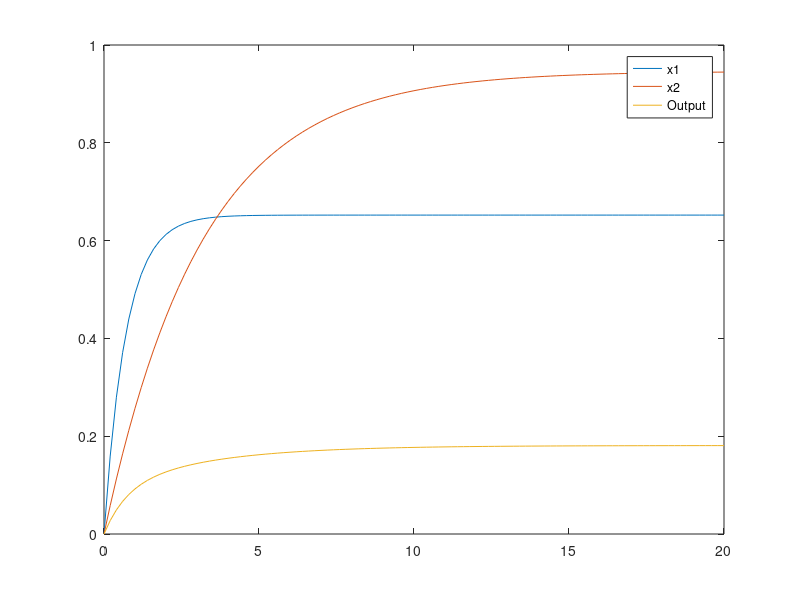
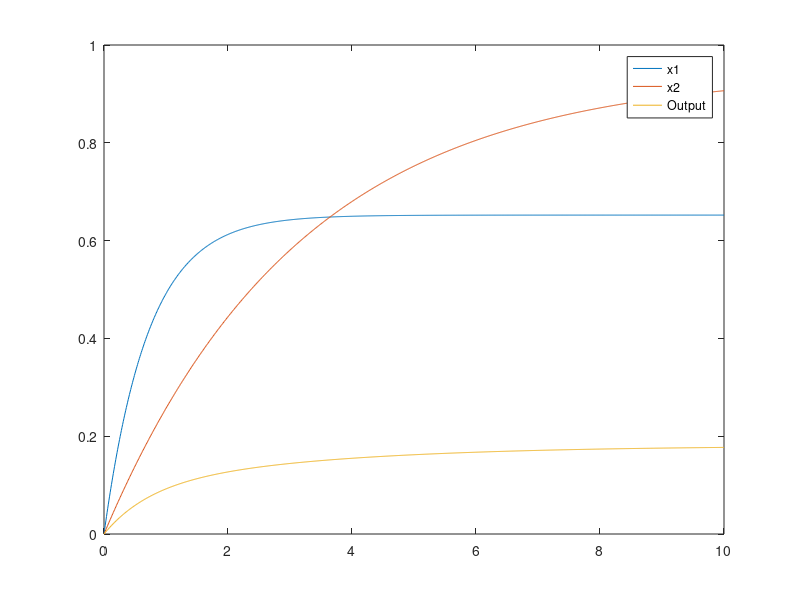
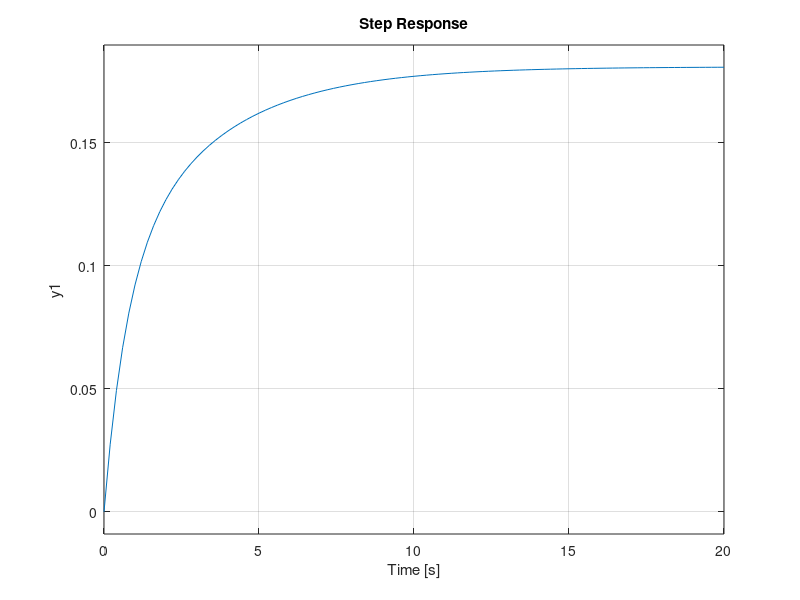

Reproduce these figures in MATLAB, in order.
% Pulizia ambiente
clear
% Pulizia console
clc

% Definizione parametri del sistema
A = -2 * [ rand 0; 0 rand ];
B = rand(2, 1);
C = rand(1, 2);
D = 0;

% Converto le matrici in un sistema
sistema = ss(A,B,C,D);

% Calcolo della risposta al gradino con i parametri default
figure(1);
[y1, t1, x1 ] = step(sistema);
plot(t1, x1, t1, y1);
legend('x1', 'x2', 'Output');

% Calcolo della risposta al gradino con parametri personalizzati
figure(2);
t2 = linspace(0, 10, 1000);
[y2,t2,x2] = step(sistema, t2);
plot(t2, x2, t2, y2);
legend('x1', 'x2','Output');

% Calcolo della risposta al gradino automatica
figure(3);
step(sistema);